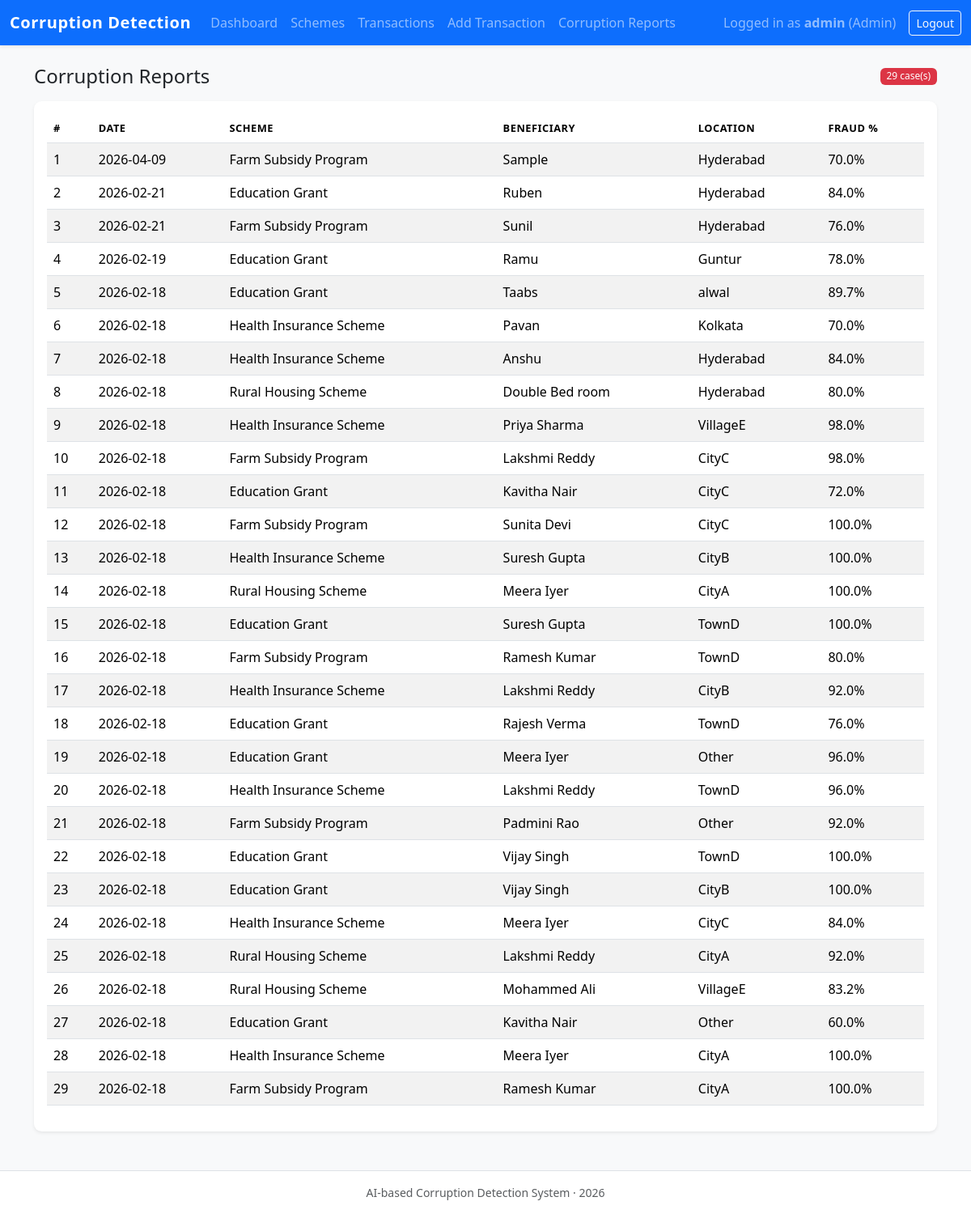
The app's page /reports (signed in) with its own data.
### app.py (models this page shows, shortened)
class User(db.Model):
    __tablename__ = "users"
    id = db.Column(db.Integer, primary_key=True)
    username = db.Column(db.String(80), unique=True, nullable=False)
    password_hash = db.Column(db.String(255), nullable=False)
    role = db.Column(db.String(20), nullable=False)  # 'admin' or 'officer'

class CorruptionReport(db.Model):
    __tablename__ = "corruption_reports"
    id = db.Column(db.Integer, primary_key=True)
    transaction_id = db.Column(db.Integer, db.ForeignKey("transactions.id"))
    scheme_id = db.Column(db.Integer, db.ForeignKey("schemes.id"))
    location = db.Column(db.String(120), nullable=False)
    corruption_probability = db.Column(db.Float, nullable=False)
    created_at = db.Column(db.DateTime, default=datetime.utcnow)

class Scheme(db.Model):
    __tablename__ = "schemes"
    id = db.Column(db.Integer, primary_key=True)
    name = db.Column(db.String(120), nullable=False, unique=True)
    allocated_amount = db.Column(db.Float, nullable=False)
    description = db.Column(db.Text, nullable=True)
    transactions = db.relationship("Transaction", backref="scheme", lazy=True)

class Transaction(db.Model):
    __tablename__ = "transactions"
    id = db.Column(db.Integer, primary_key=True)
    scheme_id = db.Column(db.Integer, db.ForeignKey("schemes.id"), nullable=False)
    beneficiary_name = db.Column(db.String(120), nullable=False)
    expected_amount = db.Column(db.Float, nullable=False)
    transferred_amount = db.Column(db.Float, nullable=False)
    amount_difference = db.Column(db.Float, nullable=False)
    location = db.Column(db.String(120), nullable=False)
    date = db.Column(db.String(20), nullable=False)  # store as ISO date string
    delay_days = db.Column(db.Integer, nullable=False)
    corruption_probability = db.Column(db.Float, nullable=True)
    is_corruption_detected = db.Column(db.Boolean, default=False)
    created_at = db.Column(db.DateTime, default=datetime.utcnow)

### app.py (the view)
@app.route("/reports")
@login_required
def reports():
    reports_list = (
        db.session.query(CorruptionReport, Transaction, Scheme)
        .join(Transaction, CorruptionReport.transaction_id == Transaction.id)
        .join(Scheme, CorruptionReport.scheme_id == Scheme.id)
        .order_by(CorruptionReport.created_at.desc())
        .all()
    )
    return render_template(
        "corruption_reports.html",
        user=current_user(),
        reports=reports_list,
    )

### app.py (called while the page is built)
@app.context_processor
def inject_globals():
    return {
        "user": current_user(),
        "current_year": datetime.utcnow().year,
    }

def current_user():
    user_id = session.get("user_id")
    if not user_id:
        return None
    return User.query.get(user_id)

def login_required(view_func):
    from functools import wraps
    @wraps(view_func)
    def wrapped(*args, **kwargs):
        if not current_user():
            flash("Please login to continue.", "warning")
            return redirect(url_for("login"))
        return view_func(*args, **kwargs)
    return wrapped

### templates/corruption_reports.html (shortened to what this page needs)
{% extends "base.html" %}
{% block content %}
<div class="d-flex justify-content-between align-items-center mb-3">
  <h4 class="mb-0">Corruption Reports</h4>
  <span class="badge bg-danger">{{ reports|length }} case(s)</span>
</div>
<div class="card shadow-sm border-0">
  <div class="card-body">
    {% if reports %}
    <div class="table-responsive">
      <table class="table table-striped align-middle">
        <thead>
          <tr>
            <th>#</th>
            <th>Date</th>
            <th>Scheme</th>
            <th>Beneficiary</th>
            <th>Location</th>
            <th>Fraud %</th>
          </tr>
        </thead>
        <tbody>
          {% for report, tx, scheme in reports %}
          <tr>
            <td>{{ loop.index }}</td>
            <td>{{ report.created_at.strftime('%Y-%m-%d') }}</td>
            <td>{{ scheme.name if scheme else '-' }}</td>
            <td>{{ tx.beneficiary_name if tx else '-' }}</td>
            <td>{{ report.location }}</td>
            <td>{{ (report.corruption_probability * 100) | round(1) }}%</td>
          </tr>
          {% endfor %}
        </tbody>
      </table>
    </div>
    {% else %}
      <p class="text-muted mb-0">No corruption reports generated yet.</p>
    {% endif %}
  </div>
{% endblock %}

### templates/base.html (shortened to what this page needs)
<!doctype html>
<html lang="en">
  <head>
    <link
      href="https://cdn.jsdelivr.net/npm/bootstrap@5.3.2/dist/css/bootstrap.min.css"
      rel="stylesheet"
    >
    <link rel="stylesheet" href="{{ url_for('static', filename='css/style.css') }}">
  </head>
  <body class="bg-light">
    <nav class="navbar navbar-expand-lg navbar-dark bg-primary mb-4 shadow-sm">
      <div class="container-fluid">
        <a class="navbar-brand fw-semibold" href="{{ url_for('dashboard') }}">
          Corruption Detection
        </a>
        <div class="collapse navbar-collapse" id="navbarNav">
          {% if user %}
          <ul class="navbar-nav me-auto mb-2 mb-lg-0">
            <li class="nav-item">
              <a class="nav-link" href="{{ url_for('dashboard') }}">Dashboard</a>
            </li>
            {% if user.role == 'admin' %}
            <li class="nav-item">
              <a class="nav-link" href="{{ url_for('schemes') }}">Schemes</a>
            </li>
            {% endif %}
            <li class="nav-item">
              <a class="nav-link" href="{{ url_for('transactions') }}">Transactions</a>
            </li>
            <li class="nav-item">
              <a class="nav-link" href="{{ url_for('add_transaction') }}">Add Transaction</a>
            </li>
            <li class="nav-item">
              <a class="nav-link" href="{{ url_for('reports') }}">Corruption Reports</a>
            </li>
          </ul>
          <span class="navbar-text me-3">
            Logged in as <strong>{{ user.username }}</strong> ({{ user.role|capitalize }})
          </span>
          <a href="{{ url_for('logout') }}" class="btn btn-outline-light btn-sm">
            Logout
          </a>
          {% endif %}
        </div>
      </div>
    </nav>
    <main class="container mb-5">
      {% block content %}{% endblock %}
    </main>
    <footer class="footer bg-white border-top py-3 mt-auto">
      <div class="container text-center text-muted small">
        AI-based Corruption Detection System &middot; {{ current_year }}
      </div>
    </footer>
  </body>
</html>

### static/css/style.css (style rules this page uses)
body { font-family: system-ui, -apple-system, BlinkMacSystemFont, "Segoe UI", sans-serif; }
.navbar-brand { letter-spacing: 0.03em; }
main.container { max-width: 1140px; }
.card { border-radius: 0.6rem; }
.table thead th { font-size: 0.8rem; text-transform: uppercase; letter-spacing: 0.04em; }
.badge { font-weight: 500; }
.footer { position: sticky; bottom: 0; }

### records on screen
User: username "admin", role "Admin"
CorruptionReport: created_at "2026-04-09", name "Farm Subsidy Program", beneficiary_name "Sample", location "Hyderabad", (report.corruption_probability*100)|round(1) "70.0"
CorruptionReport: created_at "2026-02-21", name "Education Grant", beneficiary_name "Ruben", location "Hyderabad", (report.corruption_probability*100)|round(1) "84.0"
CorruptionReport: created_at "2026-02-21", name "Farm Subsidy Program", beneficiary_name "Sunil", location "Hyderabad", (report.corruption_probability*100)|round(1) "76.0"
CorruptionReport: created_at "2026-02-19", name "Education Grant", beneficiary_name "Ramu", location "Guntur", (report.corruption_probability*100)|round(1) "78.0"
CorruptionReport: created_at "2026-02-18", name "Education Grant", beneficiary_name "Taabs", location "alwal", (report.corruption_probability*100)|round(1) "89.7"
CorruptionReport: created_at "2026-02-18", name "Health Insurance Scheme", beneficiary_name "Pavan", location "Kolkata", (report.corruption_probability*100)|round(1) "70.0"
CorruptionReport: created_at "2026-02-18", name "Health Insurance Scheme", beneficiary_name "Anshu", location "Hyderabad", (report.corruption_probability*100)|round(1) "84.0"
CorruptionReport: created_at "2026-02-18", name "Rural Housing Scheme", beneficiary_name "Double Bed room", location "Hyderabad", (report.corruption_probability*100)|round(1) "80.0"
CorruptionReport: created_at "2026-02-18", name "Health Insurance Scheme", beneficiary_name "Priya Sharma", location "VillageE", (report.corruption_probability*100)|round(1) "98.0"
CorruptionReport: created_at "2026-02-18", name "Farm Subsidy Program", beneficiary_name "Lakshmi Reddy", location "CityC", (report.corruption_probability*100)|round(1) "98.0"
CorruptionReport: created_at "2026-02-18", name "Education Grant", beneficiary_name "Kavitha Nair", location "CityC", (report.corruption_probability*100)|round(1) "72.0"
CorruptionReport: created_at "2026-02-18", name "Farm Subsidy Program", beneficiary_name "Sunita Devi", location "CityC", (report.corruption_probability*100)|round(1) "100.0"
CorruptionReport: created_at "2026-02-18", name "Health Insurance Scheme", beneficiary_name "Suresh Gupta", location "CityB", (report.corruption_probability*100)|round(1) "100.0"
CorruptionReport: created_at "2026-02-18", name "Rural Housing Scheme", beneficiary_name "Meera Iyer", location "CityA", (report.corruption_probability*100)|round(1) "100.0"
CorruptionReport: created_at "2026-02-18", name "Education Grant", beneficiary_name "Suresh Gupta", location "TownD", (report.corruption_probability*100)|round(1) "100.0"
CorruptionReport: created_at "2026-02-18", name "Farm Subsidy Program", beneficiary_name "Ramesh Kumar", location "TownD", (report.corruption_probability*100)|round(1) "80.0"
CorruptionReport: created_at "2026-02-18", name "Health Insurance Scheme", beneficiary_name "Lakshmi Reddy", location "CityB", (report.corruption_probability*100)|round(1) "92.0"
CorruptionReport: created_at "2026-02-18", name "Education Grant", beneficiary_name "Rajesh Verma", location "TownD", (report.corruption_probability*100)|round(1) "76.0"
CorruptionReport: created_at "2026-02-18", name "Education Grant", beneficiary_name "Meera Iyer", location "Other", (report.corruption_probability*100)|round(1) "96.0"
CorruptionReport: created_at "2026-02-18", name "Health Insurance Scheme", beneficiary_name "Lakshmi Reddy", location "TownD", (report.corruption_probability*100)|round(1) "96.0"
CorruptionReport: created_at "2026-02-18", name "Farm Subsidy Program", beneficiary_name "Padmini Rao", location "Other", (report.corruption_probability*100)|round(1) "92.0"
CorruptionReport: created_at "2026-02-18", name "Education Grant", beneficiary_name "Vijay Singh", location "TownD", (report.corruption_probability*100)|round(1) "100.0"
CorruptionReport: created_at "2026-02-18", name "Education Grant", beneficiary_name "Vijay Singh", location "CityB", (report.corruption_probability*100)|round(1) "100.0"
CorruptionReport: created_at "2026-02-18", name "Health Insurance Scheme", beneficiary_name "Meera Iyer", location "CityC", (report.corruption_probability*100)|round(1) "84.0"
CorruptionReport: created_at "2026-02-18", name "Rural Housing Scheme", beneficiary_name "Lakshmi Reddy", location "CityA", (report.corruption_probability*100)|round(1) "92.0"
CorruptionReport: created_at "2026-02-18", name "Rural Housing Scheme", beneficiary_name "Mohammed Ali", location "VillageE", (report.corruption_probability*100)|round(1) "83.2"
CorruptionReport: created_at "2026-02-18", name "Education Grant", beneficiary_name "Kavitha Nair", location "Other", (report.corruption_probability*100)|round(1) "60.0"
CorruptionReport: created_at "2026-02-18", name "Health Insurance Scheme", beneficiary_name "Meera Iyer", location "CityA", (report.corruption_probability*100)|round(1) "100.0"
CorruptionReport: created_at "2026-02-18", name "Farm Subsidy Program", beneficiary_name "Ramesh Kumar", location "CityA", (report.corruption_probability*100)|round(1) "100.0"

### other values on screen
{{ reports|length }} "29"
